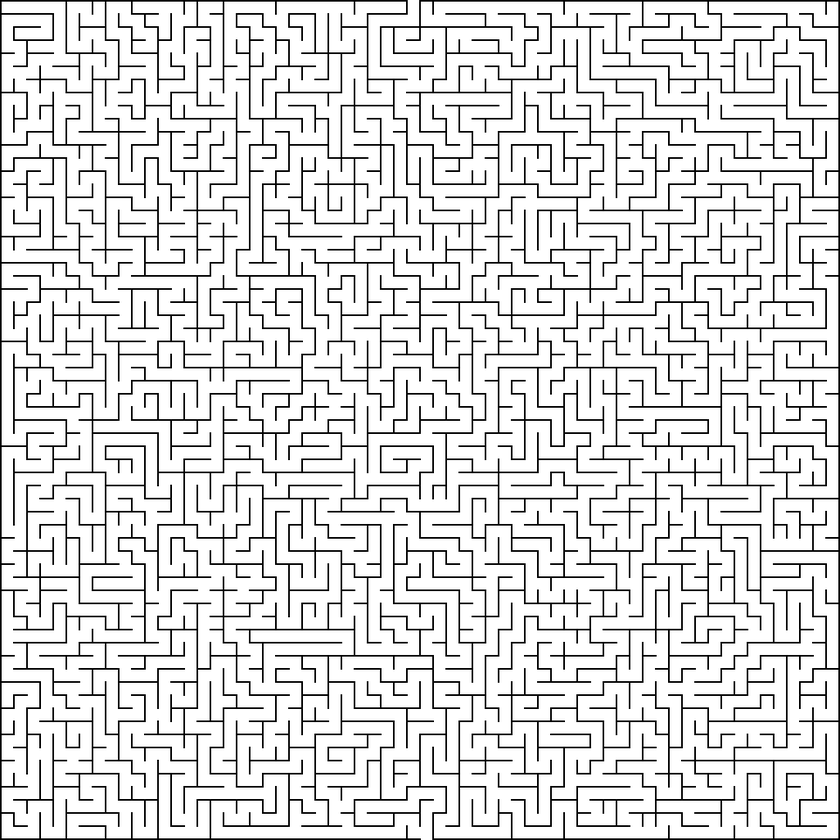
#> input picture maze.png, 840 x 840 px, shrunk from 1026 x 1026 before the run
$ python BFS_maze.py
#> lines starting #> are read from the running program, lines starting #| are printed output that depends on the picture
# BFS maze solver. White pixels are treated as paths, dark pixels as walls. Group 7!
from PIL import Image, ImageDraw
from collections import deque
import numpy as np


def load_maze(image_file, cutoff=150):
    img = Image.open(image_file).convert("L")
    data = np.array(img)
    walkable = data > cutoff
    return walkable, img.size


def locate_openings(walkable):
    h, w = walkable.shape
    candidates = []

    for x in range(w):
        if walkable[0, x]:
            candidates.append((0, x))
        if walkable[h - 1, x]:
            candidates.append((h - 1, x))

    for y in range(h):
        if walkable[y, 0]:
            candidates.append((y, 0))
        if walkable[y, w - 1]:
            candidates.append((y, w - 1))

    if len(candidates) < 2:
        raise RuntimeError("Could not detect start/end openings")

    return candidates[0], candidates[-1]


def bfs_grid(grid, source, target):
    rows, cols = grid.shape
    frontier = deque([source])
    came_from = {source: None}

    moves = [(1, 0), (0, 1), (-1, 0), (0, -1)]

    while frontier:
        r, c = frontier.popleft()

        if (r, c) == target:
            break

        for dr, dc in moves:
            nr, nc = r + dr, c + dc
            nxt = (nr, nc)

            if 0 <= nr < rows and 0 <= nc < cols:
                if grid[nr, nc] and nxt not in came_from:
                    came_from[nxt] = (r, c)
                    frontier.append(nxt)

    if target not in came_from:
        return None

    path = []
    cur = target
    while cur:
        path.append(cur)
        cur = came_from[cur]

    return path[::-1]


def draw_solution(image_path, solution, output_file):
    img = Image.open(image_path).convert("RGB")
    draw = ImageDraw.Draw(img)

    for i in range(len(solution) - 1):
        x1, y1 = solution[i][1], solution[i][0]
        x2, y2 = solution[i + 1][1], solution[i + 1][0]
        draw.line((x1, y1, x2, y2), fill=(0, 255, 0), width=15)

    img.save(output_file)


def main():
    maze_file = "maze.png"
    output_file = "maze_solution.png"

    grid, _ = load_maze(maze_file)
#> in load_maze, `walkable = data > cutoff`:
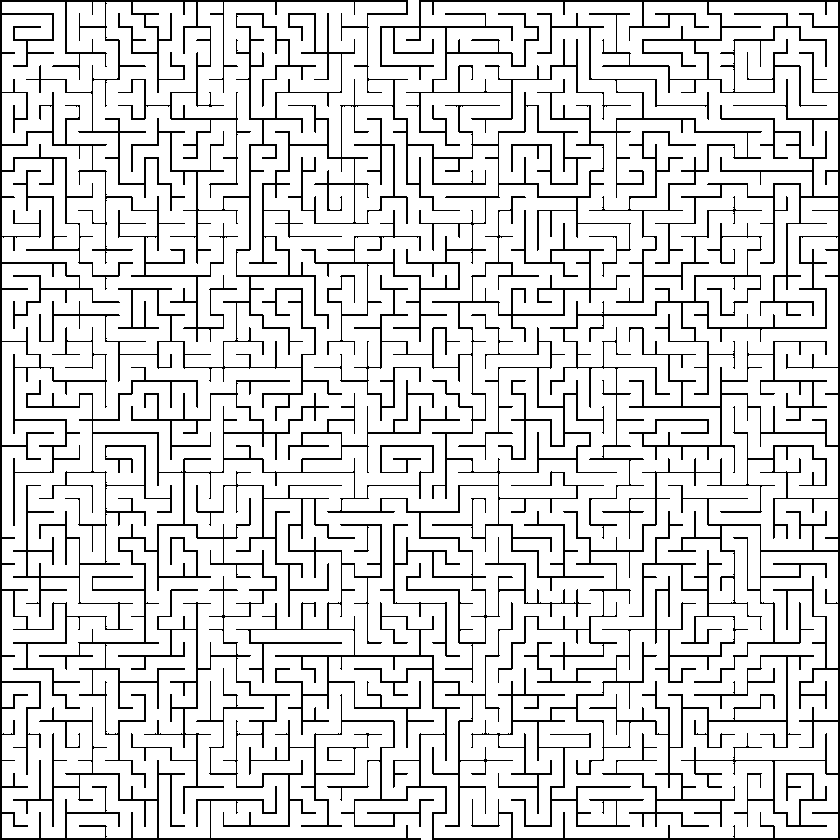
#> walkable: shape (840, 840) bool; 86.4% white; black in thin lines or dots
    start, end = locate_openings(grid)
#> after the loop in locate_openings, `for x in range(w):`: candidates = [(0, 408), (0, 409), (0, 410), (0, 411), (0, 412), (0, 413), (0, 414), (0, 415), (0, 416), (0, 417), (0, 418), (839, 421), (839, 422), (839, 423), (839, 424), (839, 425), (839, 426), (839, 427), (839, 428), (839, 429), (839, 430), (839, 431)]
#> start = (0, 408); end = (839, 431)
    path = bfs_grid(grid, start, end)
#> the loop in bfs_grid, `while frontier:` made 490664 passes
#> (r, c) on passes 1 to 3: (0, 408), (1, 408), (0, 409)
#> after the loop in bfs_grid, `while frontier:`: came_from = 490830 items
#> in bfs_grid, `cur = target`: cur = (839, 431)
#> the loop in bfs_grid, `while cur:` made 4445 passes
#> after the loop in bfs_grid, `while cur:`: path = 4445 pairs, first value 0 to 839, second value 195 to 762

    draw_solution(maze_file, path, output_file)
#> in draw_solution, img is the input picture: PIL image 840x840 RGB; min 0, max 255, mean 221.6
#> the loop in draw_solution, `for i in range(len(solution) - 1):` made 4444 passes
#> (x1, y1, x2, y2) on passes 1 to 3: (408, 0, 408, 1), (408, 1, 408, 2), (408, 2, 408, 3)
#> in draw_solution, `img.save(output_file)`:
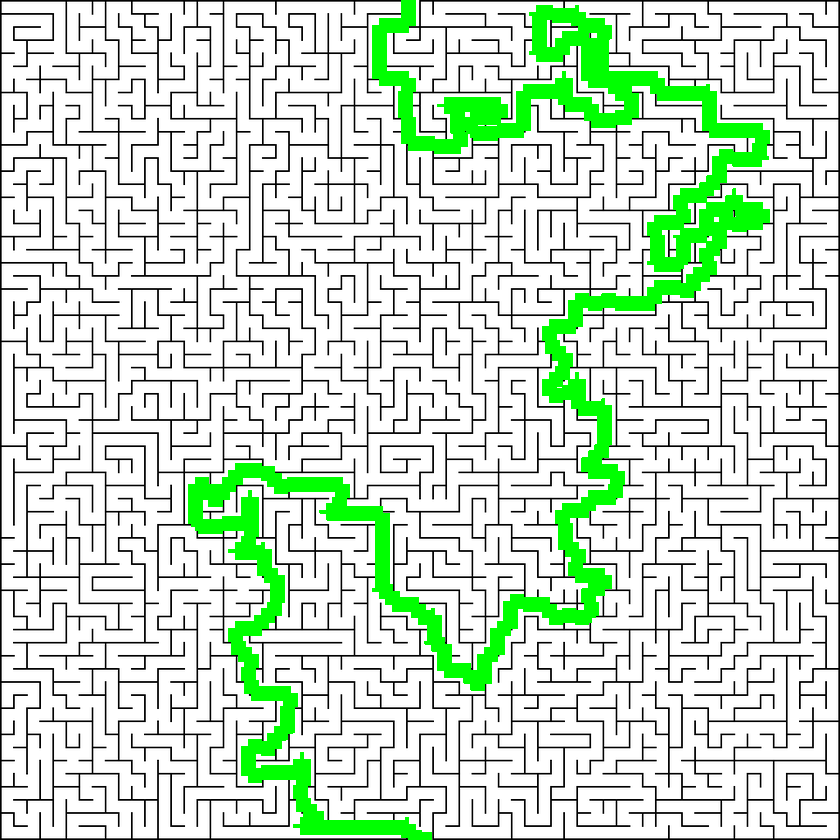
#> saved as maze_solution.png: PIL image 840x840 RGB; mean R, G, B 203.9, 223.6, 203.9
    print("steps:", len(path))
#| steps: 4445
    print("Saved to:", output_file)


if __name__ == "__main__":
    main()
